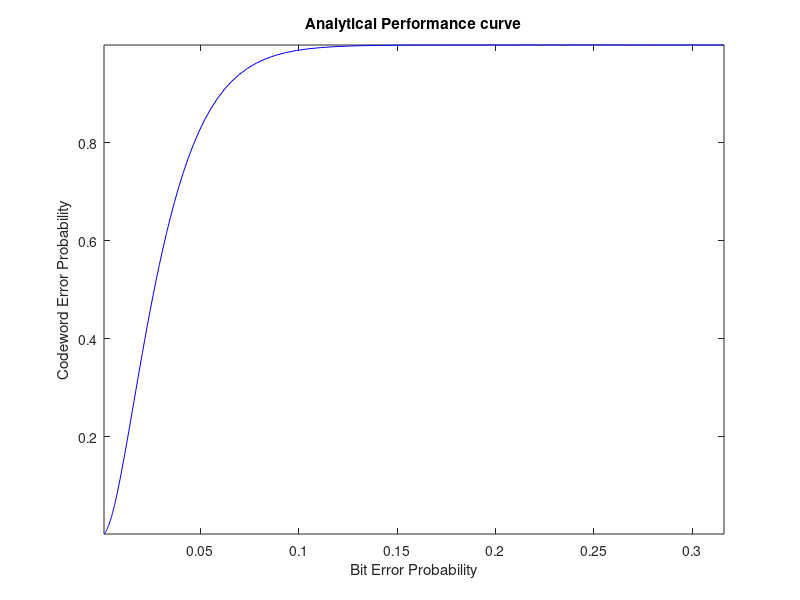

Reproduce this figure in MATLAB.
clc;
clear;
close all;
n=63;
k=57;
r=n-k;
%% 1
c = dec2bin(1:2^r-1,r)' - '0'; %matrix 6x63
w = sum(c,1); % weight=1;
P_T= c(:, w >= 2); %6x57
H = [P_T, eye(r)]; % parity check matrix
P=P_T';
G = [eye(k), P]; %Generator Matrix
%% 2
p_an = logspace(-3,-0.5,100);
pW_an = 1 -(1-p_an).^n -n.*p_an.*(1-p_an).^(n-1); %Analytical Formula
%% 3
figure,plot(p_an,pW_an,'b'),axis('tight');
title('Analytical Performance curve'),xlabel('Bit Error Probability'),ylabel('Codeword Error Probability');

%% 4
p_sim = logspace(-2.5,-1,8);
pW_sim = zeros(size(p_sim));
target_errors = 100;
twos= 2.^(r-1:-1:0);%Powers of 2
H_dec = twos*H; % To quicken the syndrome lookup we convert H to decimal
for i=1:length(p_sim)
    p=p_sim(i);
    current_errors=0;
    totalWords = 0;
    while current_errors < target_errors
        % message and codeword generation
        messageBits = randi([0 1], 1, k);
        codeword = mod(messageBits * G, 2);
        %received word
        receivedWord = xor(codeword, rand(1, n) < p);
        syndrome = mod(H_dec * receivedWord', 2^r - 1);
        decodedWord = receivedWord;
        if syndrome > 0
            decodedWord(syndrome) = ~decodedWord(syndrome);
        end
        current_errors = current_errors + any(decodedWord ~= codeword);
        totalWords = totalWords + 1;
    end
    pW_sim(i) = current_errors / totalWords;
end
